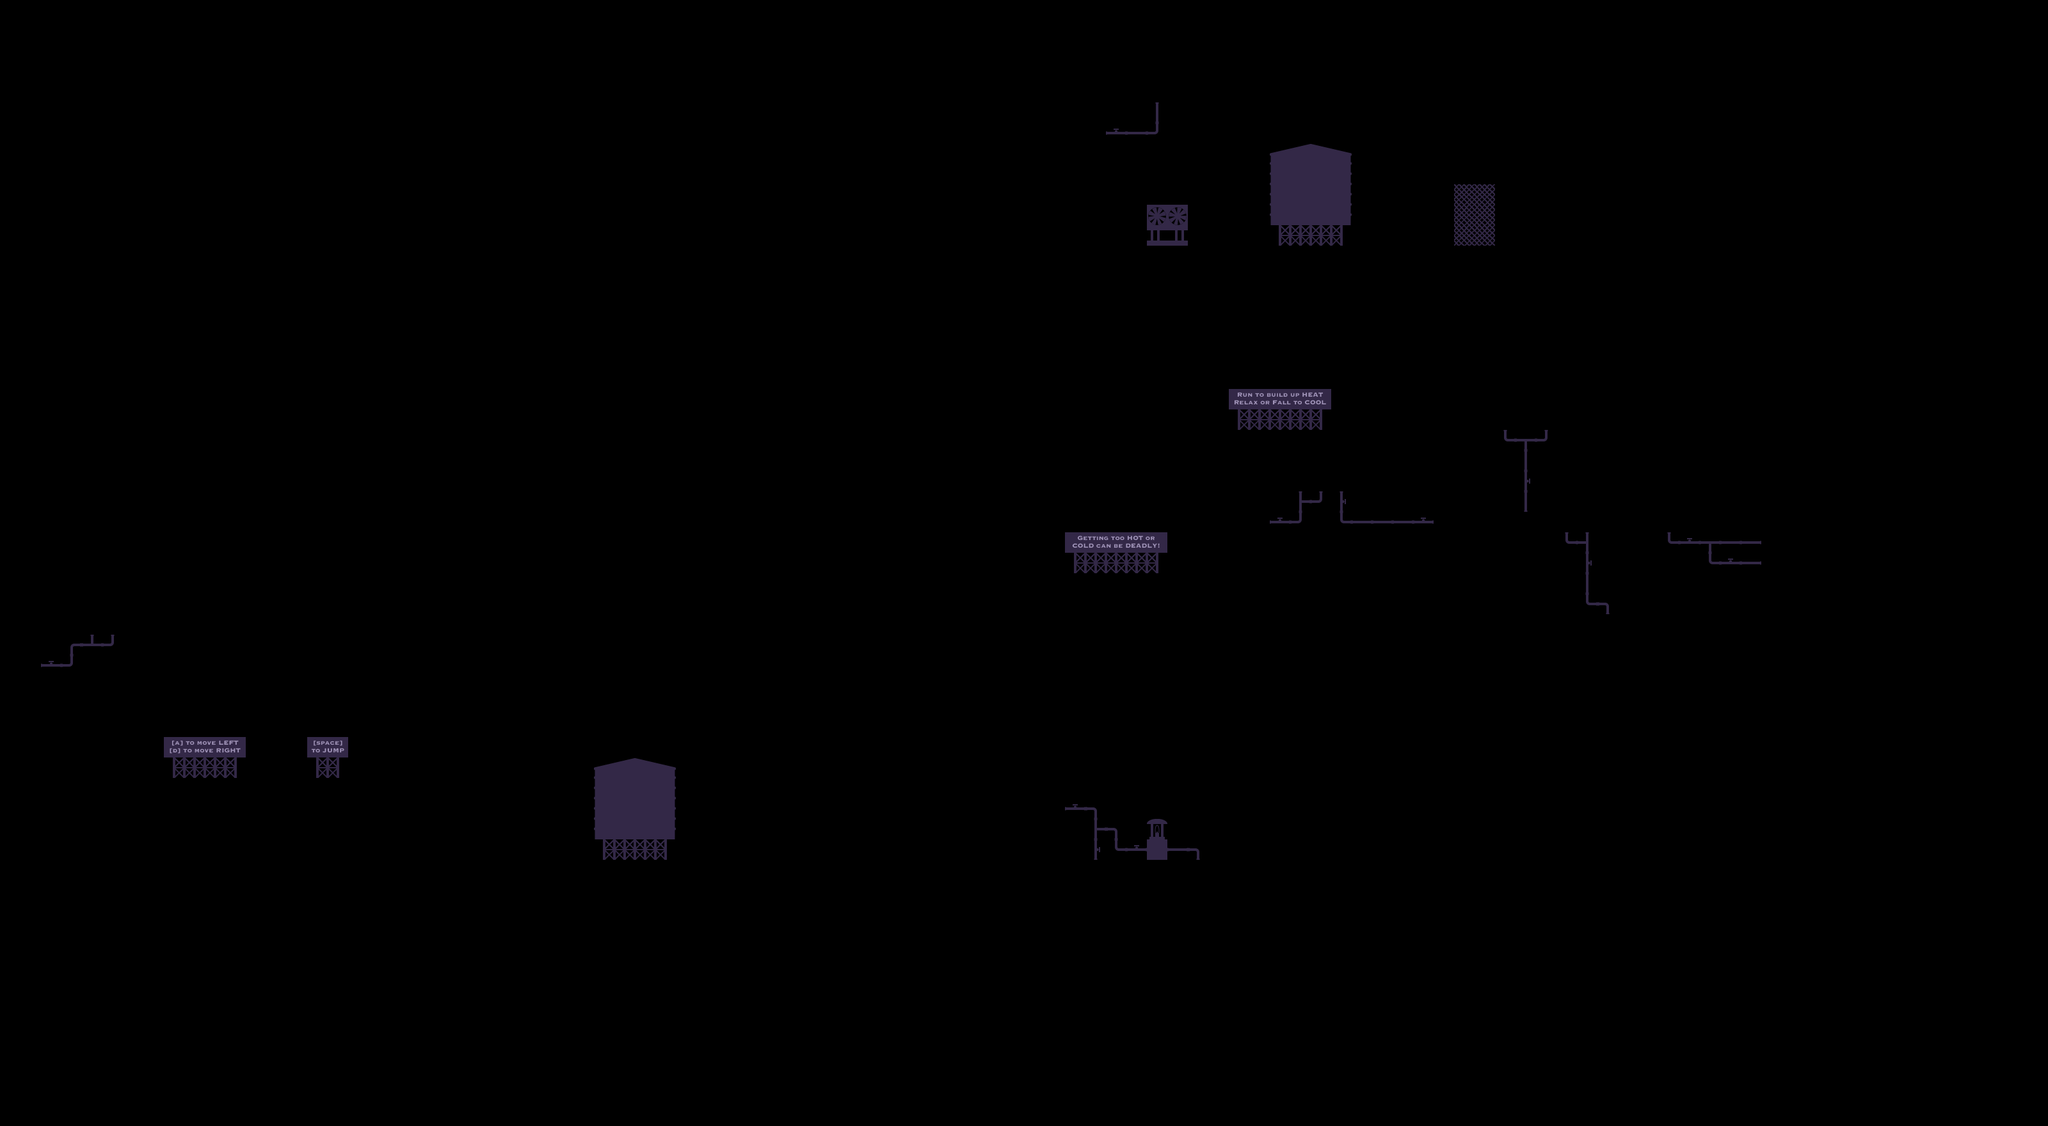

The image is a tile-based game level rendered from a .tmx file. Its description and source (layers, tilesets, objects; grid data summarised) follow:
An orthogonal 100x55 tile map with 32x32 px tiles, 3 tile layers (Background, Gameplay, Foreground), 8 tilesets and 2 objects (spawn, exit).

<map version="1.0" orientation="orthogonal" width="100" height="55" tilewidth="32" tileheight="32">
 <tileset firstgid="1" name="tiles2-01" tilewidth="32" tileheight="32">
  <image source="../tiles/tiles2-01.png" width="352" height="160" />
 </tileset>
 <tileset firstgid="56" name="lantern-01" tilewidth="32" tileheight="32">
  <image source="../tiles/lantern-01.png" width="64" height="64" />
  <tile id="0">
   <properties>
    <property name="status" value="off" />
    <property name="type" value="lantern" />
   </properties>
  </tile>
  <tile id="1">
   <properties>
    <property name="status" value="on" />
    <property name="type" value="lantern" />
   </properties>
  </tile>
 </tileset>
 <tileset firstgid="60" name="background-01" tilewidth="32" tileheight="32">
  <image source="../tiles/background-01.png" width="448" height="160" />
 </tileset>
 <tileset firstgid="130" name="furnace-01" tilewidth="32" tileheight="32">
  <image source="../tiles/furnace-01.png" width="32" height="32" />
  <tile id="0">
   <properties>
    <property name="type" value="heat" />
    <property name="value" value="10" />
   </properties>
  </tile>
 </tileset>
 <tileset firstgid="131" name="heatsink-01" tilewidth="32" tileheight="32">
  <image source="../tiles/heatsink-01.png" width="32" height="32" />
  <tile id="0">
   <properties>
    <property name="type" value="cool" />
    <property name="value" value="10" />
   </properties>
  </tile>
 </tileset>
 <tileset firstgid="132" name="door-01" tilewidth="32" tileheight="32">
  <image source="../tiles/door-01.png" width="32" height="96" />
 </tileset>
 <tileset firstgid="135" name="ice-01" tilewidth="32" tileheight="32">
  <image source="../tiles/ice-01.png" width="32" height="32" />
 </tileset>
 <tileset firstgid="136" name="temphaze-01" tilewidth="32" tileheight="32">
  <image source="../tiles/temphaze-01.png" width="64" height="32" />
 </tileset>
 <layer name="Background" width="100" height="55">
  <data>[5500 cells, 132 non-empty, 55 distinct tile ids]</data>
 </layer>
 <layer name="Gameplay" width="100" height="55">
  <data>[5500 cells, 1483 non-empty, 14 distinct tile ids]</data>
 </layer>
 <objectgroup name="Interactive" width="100" height="55">
  <object name="SpawnPoint1" type="spawn" x="96" y="1152" width="32" height="64" />
  <object type="exit" x="2272" y="288" width="64" height="96">
   <properties>
    <property name="destination" value="level2" />
   </properties>
  </object>
 </objectgroup>
 <layer name="Foreground" width="100" height="55">
  <data>[5500 cells, 0 non-empty, 0 distinct tile ids]</data>
 </layer>
</map>
